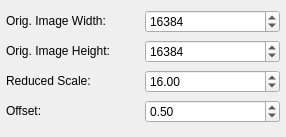
<?xml version="1.0" encoding="UTF-8"?>
<ui version="4.0">
 <class>AnalyserOptions</class>
 <widget class="QMainWindow" name="AnalyserOptions">
  <property name="windowModality">
   <enum>Qt::NonModal</enum>
  </property>
  <property name="geometry">
   <rect>
    <x>0</x>
    <y>0</y>
    <width>286</width>
    <height>137</height>
   </rect>
  </property>
  <property name="sizePolicy">
   <sizepolicy hsizetype="Fixed" vsizetype="Fixed">
    <horstretch>0</horstretch>
    <verstretch>0</verstretch>
   </sizepolicy>
  </property>
  <property name="windowTitle">
   <string>Image Options</string>
  </property>
  <widget class="QWidget" name="widget_main">
   <layout class="QVBoxLayout" name="verticalLayout">
    <property name="spacing">
     <number>3</number>
    </property>
    <property name="leftMargin">
     <number>6</number>
    </property>
    <property name="topMargin">
     <number>6</number>
    </property>
    <property name="rightMargin">
     <number>6</number>
    </property>
    <property name="bottomMargin">
     <number>6</number>
    </property>
    <item>
     <layout class="QHBoxLayout" name="layout_image_width">
      <item>
       <widget class="QLabel" name="label_image_width">
        <property name="sizePolicy">
         <sizepolicy hsizetype="Preferred" vsizetype="Fixed">
          <horstretch>0</horstretch>
          <verstretch>0</verstretch>
         </sizepolicy>
        </property>
        <property name="text">
         <string>Orig. Image Width: </string>
        </property>
       </widget>
      </item>
      <item>
       <widget class="QDoubleSpinBox" name="dsb_image_width">
        <property name="decimals">
         <number>0</number>
        </property>
        <property name="minimum">
         <double>1.000000000000000</double>
        </property>
        <property name="maximum">
         <double>65536.000000000000000</double>
        </property>
        <property name="value">
         <double>16384.000000000000000</double>
        </property>
       </widget>
      </item>
     </layout>
    </item>
    <item>
     <layout class="QHBoxLayout" name="layout_image_height">
      <item>
       <widget class="QLabel" name="label_image_height">
        <property name="sizePolicy">
         <sizepolicy hsizetype="Preferred" vsizetype="Fixed">
          <horstretch>0</horstretch>
          <verstretch>0</verstretch>
         </sizepolicy>
        </property>
        <property name="text">
         <string>Orig. Image Height:</string>
        </property>
       </widget>
      </item>
      <item>
       <widget class="QDoubleSpinBox" name="dsb_image_height">
        <property name="decimals">
         <number>0</number>
        </property>
        <property name="minimum">
         <double>1.000000000000000</double>
        </property>
        <property name="maximum">
         <double>65536.000000000000000</double>
        </property>
        <property name="value">
         <double>16384.000000000000000</double>
        </property>
       </widget>
      </item>
     </layout>
    </item>
    <item>
     <layout class="QHBoxLayout" name="layout_reduced_scale">
      <item>
       <widget class="QLabel" name="label_reduced_scale">
        <property name="sizePolicy">
         <sizepolicy hsizetype="Preferred" vsizetype="Fixed">
          <horstretch>0</horstretch>
          <verstretch>0</verstretch>
         </sizepolicy>
        </property>
        <property name="text">
         <string>Reduced Scale:</string>
        </property>
       </widget>
      </item>
      <item>
       <widget class="QDoubleSpinBox" name="dsb_reduced_scale">
        <property name="decimals">
         <number>2</number>
        </property>
        <property name="maximum">
         <double>100.000000000000000</double>
        </property>
        <property name="singleStep">
         <double>0.010000000000000</double>
        </property>
        <property name="value">
         <double>16.000000000000000</double>
        </property>
       </widget>
      </item>
     </layout>
    </item>
    <item>
     <layout class="QHBoxLayout" name="layout_offset">
      <item>
       <widget class="QLabel" name="label_offset">
        <property name="sizePolicy">
         <sizepolicy hsizetype="Preferred" vsizetype="Fixed">
          <horstretch>0</horstretch>
          <verstretch>0</verstretch>
         </sizepolicy>
        </property>
        <property name="text">
         <string>Offset:</string>
        </property>
       </widget>
      </item>
      <item>
       <widget class="QDoubleSpinBox" name="dsb_offset">
        <property name="decimals">
         <number>2</number>
        </property>
        <property name="maximum">
         <double>100.000000000000000</double>
        </property>
        <property name="singleStep">
         <double>0.010000000000000</double>
        </property>
        <property name="value">
         <double>0.500000000000000</double>
        </property>
       </widget>
      </item>
     </layout>
    </item>
   </layout>
  </widget>
 </widget>
 <resources/>
 <connections/>
 <slots>
  <slot>scaleChange(int)</slot>
  <slot>blurChange(int)</slot>
  <slot>noiseChange(int)</slot>
 </slots>
</ui>
